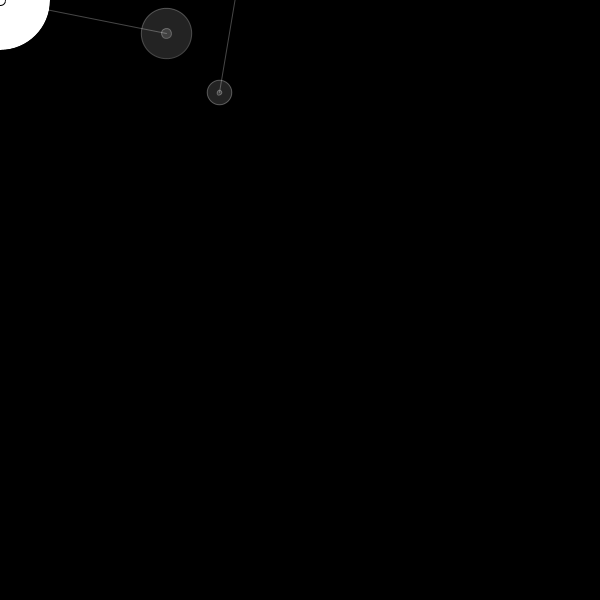
Frame 1 (no input)
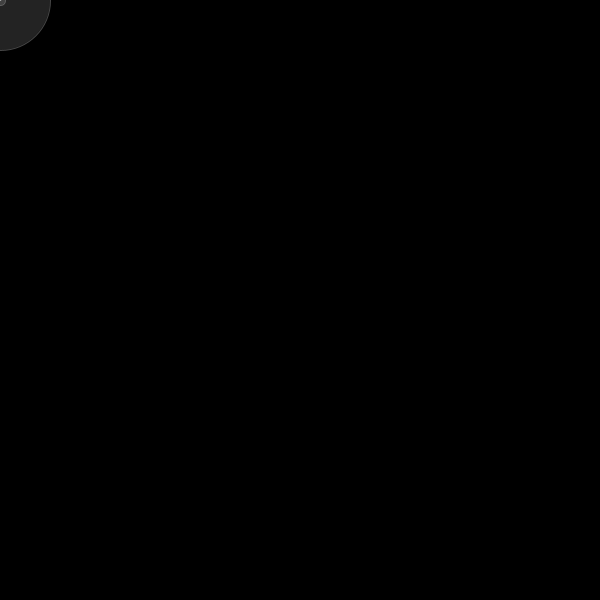
Frame 60 (the mouse pressed at the canvas centre just before this capture)
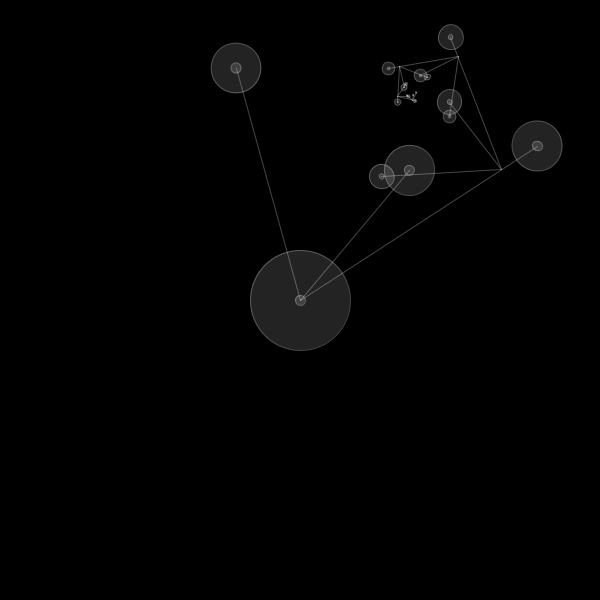
Frame 120 (the mouse held since frame 60 and released just before this capture)

The Processing sketch that drew these frames (run headless with seeded random() and noise(); from frame 60 on, the mouse is pressed at the canvas centre):

// Processing sketch: processing_73227
// ── processing_73227.pde

// hw 8
// name: Peter Teguh Salim
// e-mail: psalim@andrew.cmu.edu
// Copyright: Â© Peter Teguh Salim August 2012  Pittsburgh, PA 15213  All Rights Reserved

/*
drag your mouse around the screen to display rotating nodes.
The further right you go, the faster the rotation, and vice versa.
Press: 
  b = black background
  w = white background
  z = stop
  x = go
*/

float x,y,d; // node variables
float t1,t2,t3; // rotation angle variables
float tv1,tv2,tv3; // rotation speed variables
float r,f; // color variables

void setup(){
  size(600 ,600);
  noCursor();
  smooth();
  
  tv1 = random(2*PI);
  tv2 = random(2*PI);
  tv3 = random(2*PI);
  
  r = 0;
  f = 255;
}

void draw(){
  initaite(); // start the screen
  locator(); // replace the mouse
  connect(mouseX,mouseY,100); // recurring rotating ellipses
}

void initaite(){
  background(r);
}

void locator(){
  ellipse(mouseX,mouseY,100,100);
  ellipse(mouseX,mouseY,10,10);
}

void connect(float x_, float y_, float d_){
  x = x_;
  y = y_;
  d = d_;
  
  t1 += tv1;
  t2 += tv2;
  t3 += tv3;
  
  float x1,y1,x2,y2,x3,y3; // new variables for the three smaller,rotating ellipses
  
  x1 = 1.7*d; // you can adjust the lengths of specific connections
  y1 = 1.7*d;
  x2 = 1.2*d;
  y2 = 1.2*d;
  x3 = 2*d;
  y3 = 2*d;
  
  fill(f,35);
  stroke(f,70);
    
  pushMatrix(); // translate center of rotation to mouse coords
  translate(x,y);
  rotate(t1);
  line(0,0,x1,y1);
  ellipse(x1,y1,d/2,d/2);
  ellipse(x1,y1,d/10,d/10);
  
  rotate(t2);
  line(0,0,x2,y2);
  ellipse(x2,y2,d/2,d/2);
  ellipse(x2,y2,d/10,d/10);
  
  rotate(t3);
  line(0,0,x3,y3);
  ellipse(x3,y3,d/2,d/2);
  ellipse(x3,y3,d/10,d/10);
  
  while(d>5){
    connect(x1,y1,d/2); // recursion using the while loop to connect, and connect, and connect
    //connect(x2,y2,d/2);
    //connect(x3,y3,d/2); // didn't work. how do you make it so that there are three different connect functions for each ball instead of just one?
  }
  
  if(mouseX - pmouseX <0){
    tv1 = radians(mouseX-100)/6000; // alterable to vary the rotation speed and direction
    tv2 = radians(mouseX-width)/4000;
    tv3 = radians(mouseX)/2000;
  }else if(mouseX-pmouseX>0){
    tv1 = radians(mouseX-100-width)/6000;
    tv2 = radians(mouseX)/4000;
    tv3 = radians(mouseX-width)/2000;
  }
  
  popMatrix();
}

void keyPressed(){
    if(key == 'b'){
      r = 0;
      f = 255;
    }else if (key == 'w'){
      r = 255;
      f = 0;
    }else if (key == 'z'){
      noLoop();
    }else if (key == 'x'){
      loop();
    }
}
